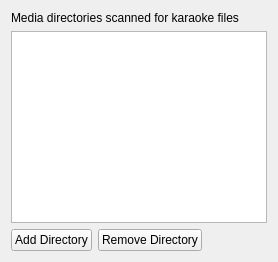
          <widget class="QWidget" name="tabSongLibrary">
           <attribute name="title">
            <string>Song Library</string>
           </attribute>
           <layout class="QVBoxLayout" name="verticalLayoutSongLibrary">
            <item>
             <widget class="QLabel" name="labelSongLibraryDirs">
              <property name="text">
               <string>Media directories scanned for karaoke files</string>
              </property>
             </widget>
            </item>
            <item>
             <widget class="QListWidget" name="listWidgetSongLibraryDirs"/>
            </item>
            <item>
             <layout class="QHBoxLayout" name="horizontalLayoutSongLibraryButtons">
              <item>
               <widget class="QPushButton" name="btnAddSongLibraryDir">
                <property name="text">
                 <string>Add Directory</string>
                </property>
               </widget>
              </item>
              <item>
               <widget class="QPushButton" name="btnRemoveSongLibraryDir">
                <property name="text">
                 <string>Remove Directory</string>
                </property>
               </widget>
              </item>
              <item>
               <spacer name="horizontalSpacerSongLibrary">
                <property name="orientation">
                 <enum>Qt::Horizontal</enum>
                </property>
                <property name="sizeHint" stdset="0">
                 <size>
                  <width>40</width>
                  <height>20</height>
                 </size>
                </property>
               </spacer>
              </item>
             </layout>
            </item>
           </layout>
          </widget>
